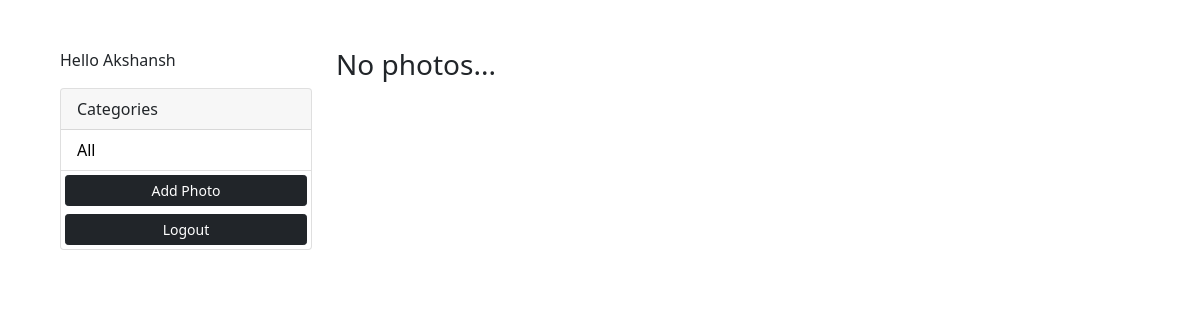
The page / (signed in) on the database as committed earlier.
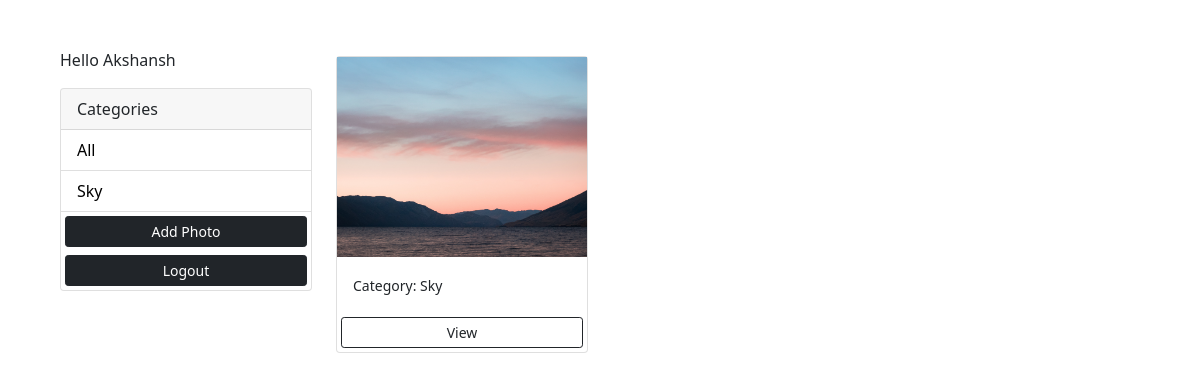
The same page on the database as committed later.
### photos/models.py (models this page shows, shortened)
class Category(models.Model):
    class Meta:
        verbose_name = 'Category'
        verbose_name_plural = 'Categories'
    user = models.ForeignKey(
        User, on_delete=models.SET_NULL, null=True, blank=True)
    name = models.CharField(max_length=100, null=False, blank=False)

class Photo(models.Model):
    class Meta:
        verbose_name = 'Photo'
        verbose_name_plural = 'Photos'
    category = models.ForeignKey(
        Category, on_delete=models.SET_NULL, null=True, blank=True)
    image = models.ImageField(null=False, blank=False)
    description = models.TextField()

### photos/views.py (the view)
# urls.py: path('', views.gallery, name='gallery'),
@login_required(login_url='login')
def gallery(request):
    user = request.user
    category = request.GET.get('category')
    if category == None:
        photos = Photo.objects.filter(category__user=user)
    else:
        photos = Photo.objects.filter(
            category__name=category, category__user=user)
    categories = Category.objects.filter(user=user)
    context = {'categories': categories, 'photos': photos}
    return render(request, 'photos/gallery.html', context)

### photos/templates/photos/gallery.html (shortened to what this page needs)
<!DOCTYPE html>
<html lang="en">
<head>
    <link href="https://cdn.jsdelivr.net/npm/bootstrap@5.0.0-beta1/dist/css/bootstrap.min.css" rel="stylesheet"
>
</head>
<body class="m-5">
    <div class="container">
        <div class="row">
            <div class="col-md-3">
                {% if request.user.is_authenticated %}
                <p>Hello {{request.user}}</p>
                {% endif %}
                <div class="card">
                    <div class="card-header">
                        Categories
                    </div>
                    <ul class="list-group list-group-flush">
                        <li class="list-group-item">
                            <a href="{% url 'gallery' %}">All</a>
                        </li>
                        {% for category in categories %}
                        <li class=" list-group-item">
                            <a href="{% url 'gallery' %}?category={{category.name}}">
                                {{category.name}}
                            </a>
                        </li>
                        {% endfor %}
                        <a href="{% url 'add' %}" class="btn btn-dark btn-block btn-sm m-1">Add Photo</a>
                        <a href="{% url 'logout' %}" class="btn btn-dark btn-block btn-sm m-1">Logout</a>
                    </ul>
                </div>
            </div>
            <div class="col-md-9">
                <div class="row">
                    {% for photo in photos %}
                    <div class="col-md-4">
                        <div class="card my-2">
                            <img class="image-thumbail" src="{{photo.image.url}}" alt="Card image cap">
                            <div class="card-body">
                                <small>Category: {{photo.category.name}}</small>
                            </div>
                            <a href="{% url 'photo' photo.id %}" class="btn btn-outline-dark btn-sm m-1">View</a>
                        </div>
                    </div>
                    {% empty %}
                    <h3>No photos...</h3>
                    {% endfor %}
                </div>
            </div>
        </div>
    </div>
</body>
</html>

### photos/templates/photos/gallery.html (style rules this page uses)
.image-thumbail { height: 200px; object-fit: cover; }
.list-group-item a { text-decoration: none; color: black; }

Rows that differ between the two databases and show on the page:
added Category: name "Sky"
added Photo: image (picture), category.name "Sky"
Other text that changed with them:
text no longer shown: "No photos..."
